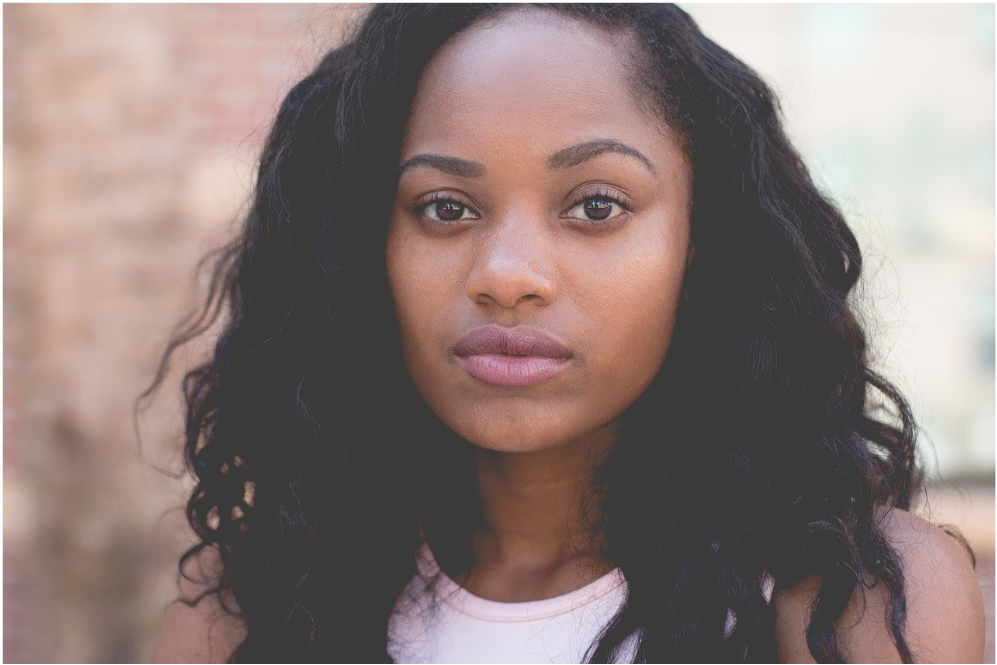
#> input picture ex_images/1364-img0202.png, 997 x 665 px; its folder holds only this picture in this run
$ python exercise_1.py
#> lines starting #> are read from the running program, lines starting #| are printed output that depends on the picture
#crop and save faces from images
import cv2
import matplotlib.pyplot as pyplot

from os import listdir
from os.path import isfile, join

path = 'ex_images'
images_path = [join(path,f) for f in listdir(path) if isfile(join(path, f))]

classifier = cv2.CascadeClassifier('classifiers/haarcascade_frontalface_default.xml')

# for every image: open, findface, crop, resize, save
for i, image in enumerate(images_path, start=1):
    img = cv2.imread(image)
#> img is the input picture: shape (665, 997, 3); mean B, G, R 119.7, 123.1, 139.4
    gray = cv2.cvtColor(img, cv2.COLOR_BGR2GRAY)
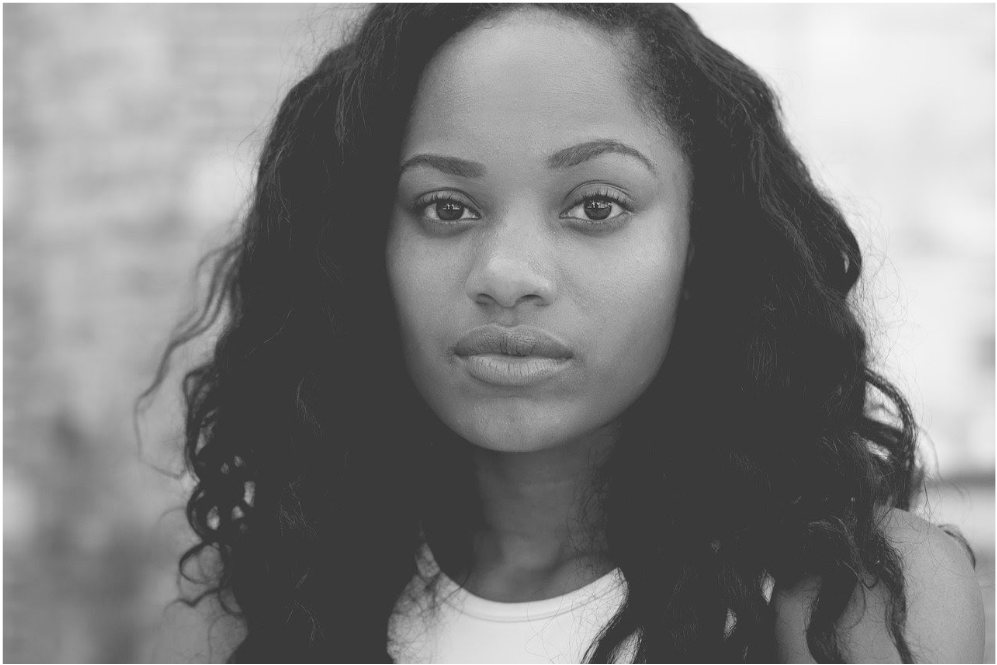
#> gray: shape (665, 997); min 38, max 255, mean 127.6
    faces = classifier.detectMultiScale(gray, 1.3, 5)
#> faces = [[324, 53, 388, 388]]

    for (x, y, w, h) in faces:
        img_roi = img[y:y+h, x:x+w]
        img_roi = cv2.resize(img_roi, (162, 162), interpolation=cv2.INTER_LANCZOS4)
        cv2.imwrite(join(path,'cropped','img_'+str(i)+'.png'), img_roi)
#> this loop made 1 pass
#> pass 1, `img_roi = img[y:y+h, x:x+w]`:
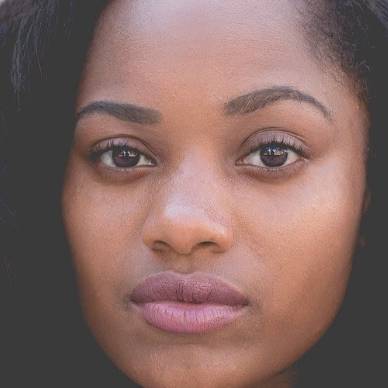
#> img_roi: shape (388, 388, 3); mean B, G, R 99.3, 104.4, 133.5

$ run again, on ex_images/1364-img0203.png
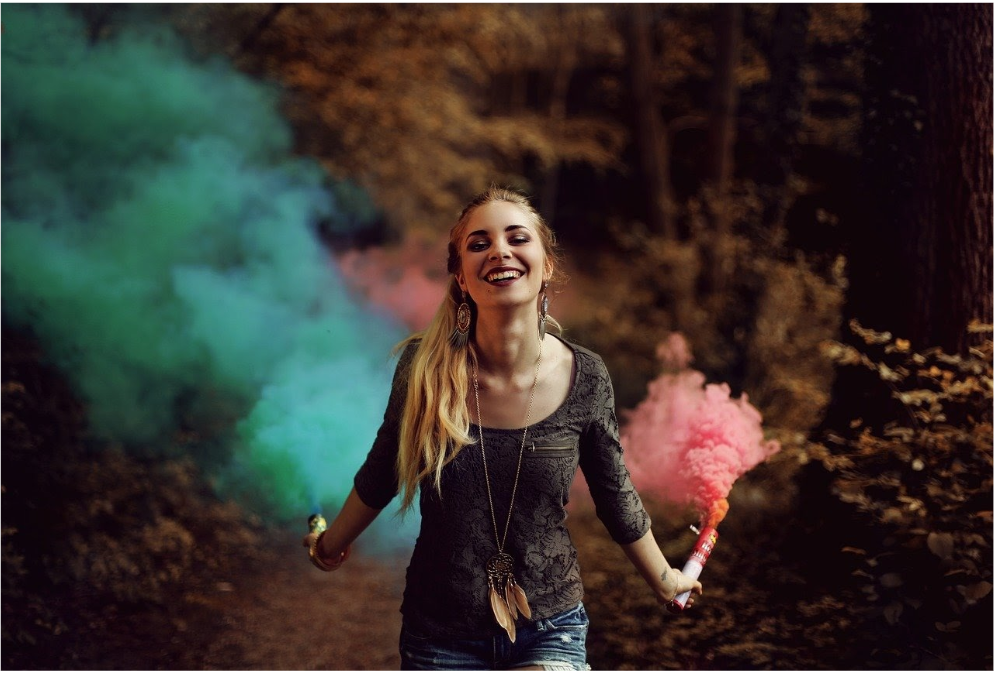
#> input picture ex_images/1364-img0203.png, 994 x 673 px
#> img is the input picture: shape (673, 994, 3); mean B, G, R 44.8, 49.8, 56.3
#> `gray = cv2.cvtColor(img, cv2.COLOR_BGR2GRAY)`:
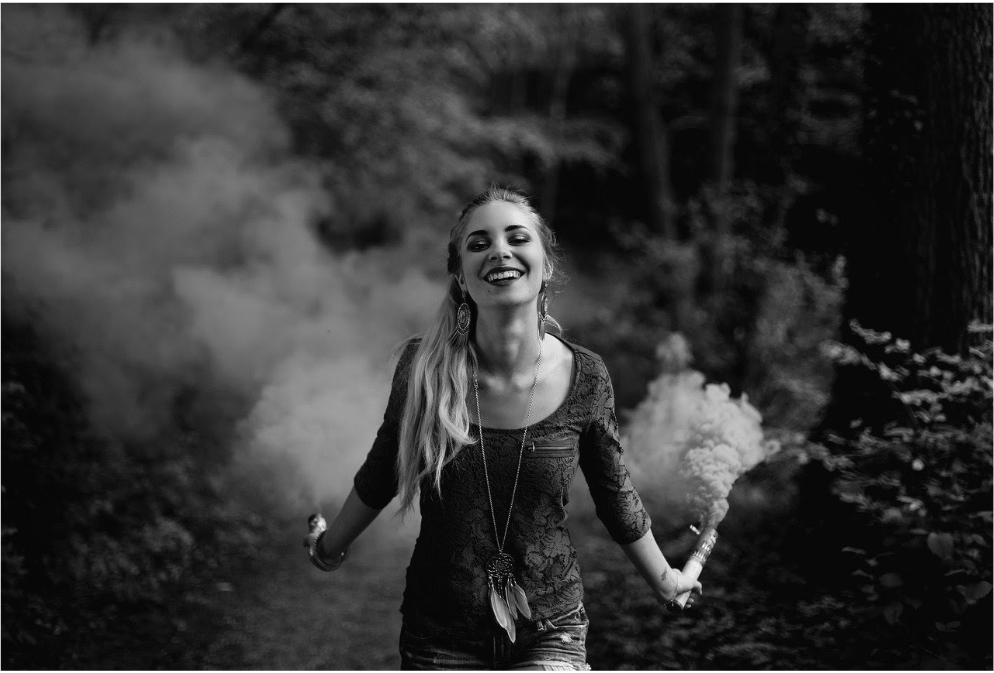
#> gray: shape (673, 994); min 2, max 255, mean 51.2
#> faces = [[449, 197, 100, 100]]
#> the loop `for (x, y, w, h) in faces:` made 1 pass
#> pass 1, `img_roi = cv2.resize(img_roi, (162, 162), interpolation=cv2.INTER_LANC..`:
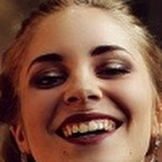
#> img_roi: shape (162, 162, 3); mean B, G, R 73.7, 91.5, 133.8

$ run again, on ex_images/1364-img0204.png
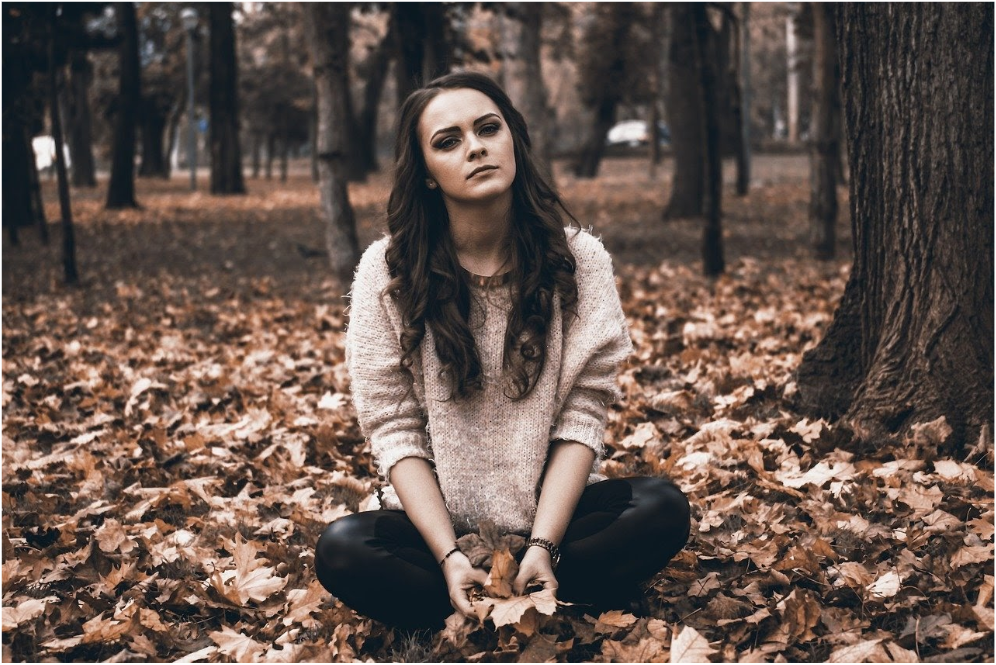
#> input picture ex_images/1364-img0204.png, 996 x 665 px
#> img is the input picture: shape (665, 996, 3); mean B, G, R 77.5, 84.7, 100.6
#> `gray = cv2.cvtColor(img, cv2.COLOR_BGR2GRAY)`:
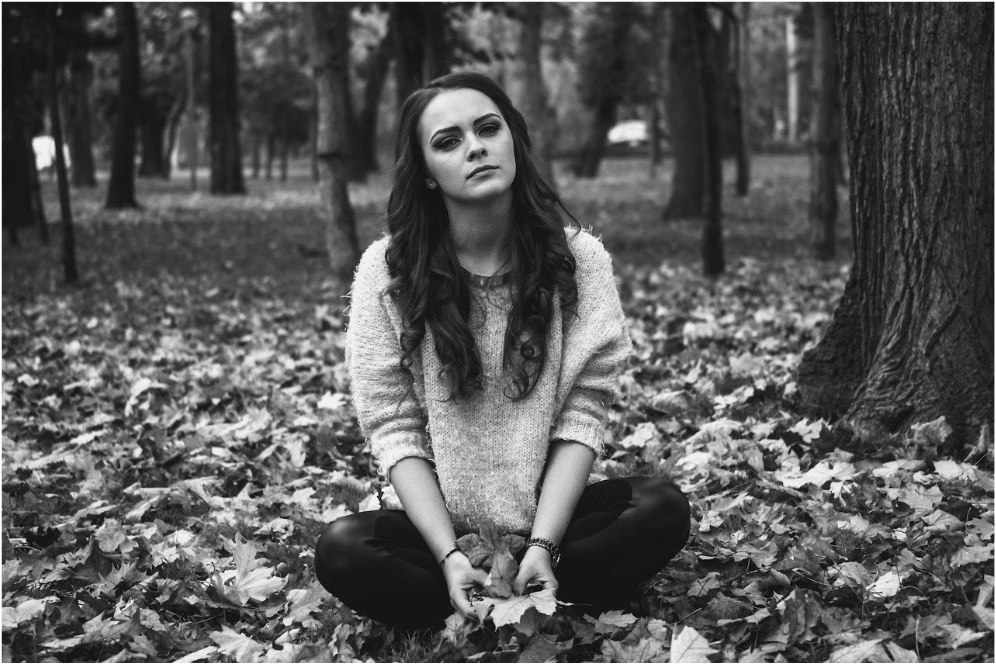
#> gray: shape (665, 996); min 4, max 255, mean 88.6
#> faces = [[408, 86, 124, 124]]
#> the loop `for (x, y, w, h) in faces:` made 1 pass
#> pass 1, `img_roi = cv2.resize(img_roi, (162, 162), interpolation=cv2.INTER_LANC..`:
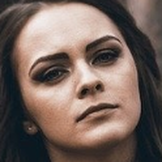
#> img_roi: shape (162, 162, 3); mean B, G, R 92.6, 99.9, 117.2
